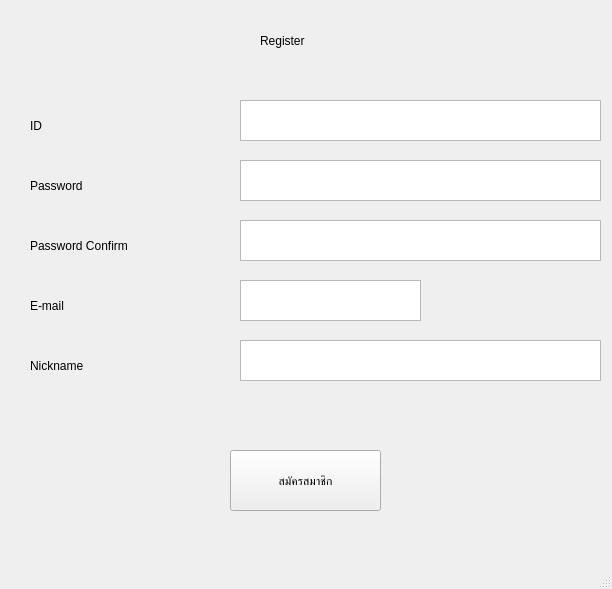
<?xml version="1.0" encoding="UTF-8"?>
<ui version="4.0">
 <class>MainWindow</class>
 <widget class="QMainWindow" name="MainWindow">
  <property name="geometry">
   <rect>
    <x>0</x>
    <y>0</y>
    <width>612</width>
    <height>589</height>
   </rect>
  </property>
  <property name="windowTitle">
   <string>MainWindow</string>
  </property>
  <widget class="QWidget" name="centralwidget">
   <widget class="QPushButton" name="pushButton">
    <property name="geometry">
     <rect>
      <x>230</x>
      <y>450</y>
      <width>151</width>
      <height>61</height>
     </rect>
    </property>
    <property name="styleSheet">
     <string notr="true">font: 18pt &quot;MS Shell Dlg 2&quot;;</string>
    </property>
    <property name="text">
     <string>สมัครสมาชิก</string>
    </property>
   </widget>
   <widget class="QLabel" name="label_id">
    <property name="geometry">
     <rect>
      <x>30</x>
      <y>100</y>
      <width>111</width>
      <height>51</height>
     </rect>
    </property>
    <property name="styleSheet">
     <string notr="true">font: 16pt &quot;MS Shell Dlg 2&quot;;</string>
    </property>
    <property name="text">
     <string>ID</string>
    </property>
   </widget>
   <widget class="QLabel" name="label_pass">
    <property name="geometry">
     <rect>
      <x>30</x>
      <y>160</y>
      <width>111</width>
      <height>51</height>
     </rect>
    </property>
    <property name="styleSheet">
     <string notr="true">font: 16pt &quot;MS Shell Dlg 2&quot;;</string>
    </property>
    <property name="text">
     <string>Password</string>
    </property>
   </widget>
   <widget class="QLabel" name="label_passcon">
    <property name="geometry">
     <rect>
      <x>30</x>
      <y>220</y>
      <width>181</width>
      <height>51</height>
     </rect>
    </property>
    <property name="styleSheet">
     <string notr="true">font: 16pt &quot;MS Shell Dlg 2&quot;;</string>
    </property>
    <property name="text">
     <string>Password Confirm</string>
    </property>
   </widget>
   <widget class="QLabel" name="label_nick">
    <property name="geometry">
     <rect>
      <x>30</x>
      <y>340</y>
      <width>101</width>
      <height>51</height>
     </rect>
    </property>
    <property name="styleSheet">
     <string notr="true">font: 16pt &quot;MS Shell Dlg 2&quot;;</string>
    </property>
    <property name="text">
     <string>Nickname</string>
    </property>
   </widget>
   <widget class="QLabel" name="label">
    <property name="geometry">
     <rect>
      <x>260</x>
      <y>20</y>
      <width>131</width>
      <height>41</height>
     </rect>
    </property>
    <property name="styleSheet">
     <string notr="true">font: 24pt &quot;MS Shell Dlg 2&quot;;</string>
    </property>
    <property name="text">
     <string>Register</string>
    </property>
   </widget>
   <widget class="QTextEdit" name="textEdit">
    <property name="geometry">
     <rect>
      <x>240</x>
      <y>100</y>
      <width>361</width>
      <height>41</height>
     </rect>
    </property>
   </widget>
   <widget class="QTextEdit" name="textEdit_2">
    <property name="geometry">
     <rect>
      <x>240</x>
      <y>160</y>
      <width>361</width>
      <height>41</height>
     </rect>
    </property>
   </widget>
   <widget class="QTextEdit" name="textEdit_3">
    <property name="geometry">
     <rect>
      <x>240</x>
      <y>220</y>
      <width>361</width>
      <height>41</height>
     </rect>
    </property>
   </widget>
   <widget class="QTextEdit" name="textEdit_4">
    <property name="geometry">
     <rect>
      <x>240</x>
      <y>340</y>
      <width>361</width>
      <height>41</height>
     </rect>
    </property>
   </widget>
   <widget class="QTextEdit" name="textEdit_5">
    <property name="geometry">
     <rect>
      <x>240</x>
      <y>280</y>
      <width>181</width>
      <height>41</height>
     </rect>
    </property>
   </widget>
   <widget class="QLabel" name="label_nick_2">
    <property name="geometry">
     <rect>
      <x>30</x>
      <y>280</y>
      <width>101</width>
      <height>51</height>
     </rect>
    </property>
    <property name="styleSheet">
     <string notr="true">font: 16pt &quot;MS Shell Dlg 2&quot;;</string>
    </property>
    <property name="text">
     <string>E-mail</string>
    </property>
   </widget>
  </widget>
  <widget class="QMenuBar" name="menubar">
   <property name="geometry">
    <rect>
     <x>0</x>
     <y>0</y>
     <width>612</width>
     <height>21</height>
    </rect>
   </property>
  </widget>
  <widget class="QStatusBar" name="statusbar"/>
 </widget>
 <resources/>
 <connections/>
</ui>
